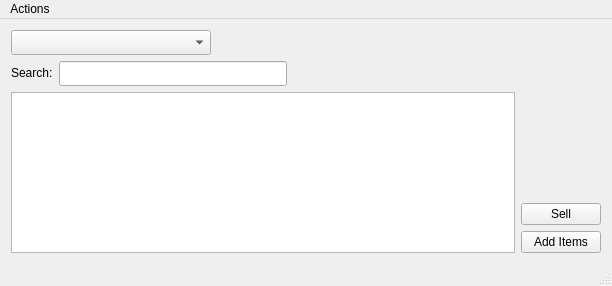
<?xml version="1.0" encoding="UTF-8"?>
<ui version="4.0">
 <class>MainWindow</class>
 <widget class="QMainWindow" name="MainWindow">
  <property name="geometry">
   <rect>
    <x>0</x>
    <y>0</y>
    <width>612</width>
    <height>286</height>
   </rect>
  </property>
  <property name="sizePolicy">
   <sizepolicy hsizetype="Minimum" vsizetype="Minimum">
    <horstretch>0</horstretch>
    <verstretch>0</verstretch>
   </sizepolicy>
  </property>
  <property name="minimumSize">
   <size>
    <width>612</width>
    <height>286</height>
   </size>
  </property>
  <property name="windowTitle">
   <string>MainWindow</string>
  </property>
  <widget class="QWidget" name="centralWidget">
   <property name="sizePolicy">
    <sizepolicy hsizetype="Minimum" vsizetype="Minimum">
     <horstretch>0</horstretch>
     <verstretch>0</verstretch>
    </sizepolicy>
   </property>
   <property name="minimumSize">
    <size>
     <width>50</width>
     <height>50</height>
    </size>
   </property>
   <layout class="QHBoxLayout" name="horizontalLayout_3">
    <item>
     <layout class="QVBoxLayout" name="verticalLayout_2">
      <item>
       <widget class="QComboBox" name="comboBox">
        <property name="minimumSize">
         <size>
          <width>10</width>
          <height>25</height>
         </size>
        </property>
        <property name="maximumSize">
         <size>
          <width>200</width>
          <height>25</height>
         </size>
        </property>
       </widget>
      </item>
      <item>
       <layout class="QHBoxLayout" name="horizontalLayout">
        <item alignment="Qt::AlignLeft|Qt::AlignVCenter">
         <widget class="QLabel" name="label">
          <property name="text">
           <string>Search:</string>
          </property>
          <property name="buddy">
           <cstring>serachBox</cstring>
          </property>
         </widget>
        </item>
        <item>
         <widget class="QLineEdit" name="serachBox">
          <property name="minimumSize">
           <size>
            <width>200</width>
            <height>25</height>
           </size>
          </property>
          <property name="maximumSize">
           <size>
            <width>500</width>
            <height>25</height>
           </size>
          </property>
         </widget>
        </item>
        <item>
         <spacer name="horizontalSpacer">
          <property name="orientation">
           <enum>Qt::Horizontal</enum>
          </property>
          <property name="sizeType">
           <enum>QSizePolicy::Expanding</enum>
          </property>
          <property name="sizeHint" stdset="0">
           <size>
            <width>40</width>
            <height>20</height>
           </size>
          </property>
         </spacer>
        </item>
       </layout>
      </item>
      <item>
       <widget class="QTableView" name="dataOutput">
        <property name="minimumSize">
         <size>
          <width>402</width>
          <height>150</height>
         </size>
        </property>
       </widget>
      </item>
     </layout>
    </item>
    <item>
     <layout class="QVBoxLayout" name="verticalLayout">
      <item>
       <spacer name="verticalSpacer">
        <property name="orientation">
         <enum>Qt::Vertical</enum>
        </property>
        <property name="sizeHint" stdset="0">
         <size>
          <width>20</width>
          <height>40</height>
         </size>
        </property>
       </spacer>
      </item>
      <item>
       <widget class="QPushButton" name="sellButton">
        <property name="text">
         <string>Sell</string>
        </property>
       </widget>
      </item>
      <item>
       <widget class="QPushButton" name="addItems">
        <property name="text">
         <string>Add Items</string>
        </property>
       </widget>
      </item>
     </layout>
    </item>
   </layout>
  </widget>
  <widget class="QMenuBar" name="menuBar">
   <property name="geometry">
    <rect>
     <x>0</x>
     <y>0</y>
     <width>612</width>
     <height>22</height>
    </rect>
   </property>
   <widget class="QMenu" name="menuActions">
    <property name="title">
     <string>Actions</string>
    </property>
    <addaction name="actionAdd_Items"/>
   </widget>
   <addaction name="menuActions"/>
  </widget>
  <widget class="QStatusBar" name="statusBar"/>
  <action name="actionAdd_Items">
   <property name="text">
    <string>Add Items</string>
   </property>
  </action>
 </widget>
 <layoutdefault spacing="6" margin="11"/>
 <resources/>
 <connections/>
</ui>
